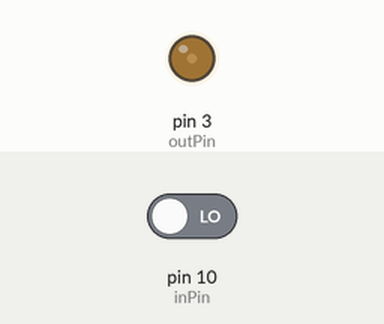
Simulated run of this sketch. Board: Arduino Uno, built with avr-gcc and run on an emulated ATmega328P. Parts: output pins drawn as LEDs (lit = HIGH). The inputs (shaded band) are chosen by the test bench; at power-on: pin 10 (inPin) LOW.

Above: at 1.2 s.
1.3 s: pin 10 (inPin) driven HIGH
At 1.9 s:
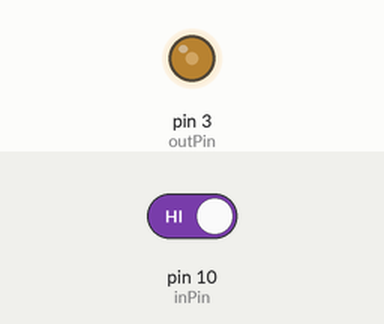
At 2.3 s:
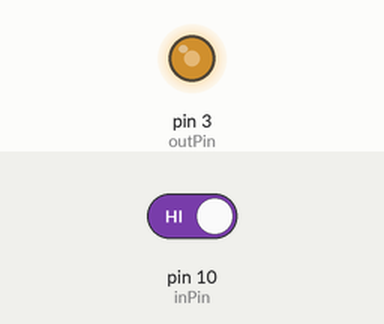
4.3 s: pin 10 (inPin) driven LOW
At 5.4 s:
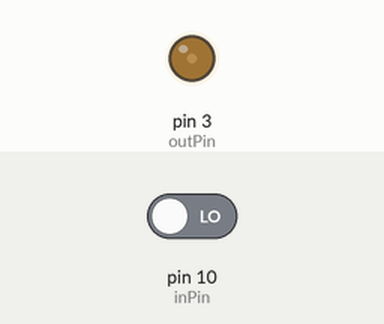
Timing chart, 0 to 7.3 s (numbered marks = the images above; inputs shaded):
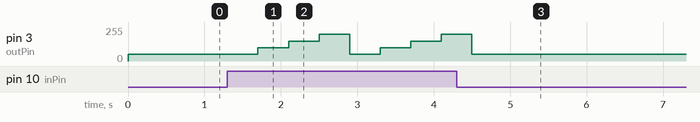

Measured:
- after the input at 1.3 s, pin 3 (outPin): 50/255 → 100/255 after 0.40 s, → 150/255 0.40 s later, → 200/255 0.40 s later, → 50/255 0.40 s later, … (7 changes in this stretch)
- after the input at 4.3 s, pin 3 (outPin): goes on until 4.5 s, then stays 50/255

The sketch:

q14.ino
```cpp
int inPin = 10;
int outPin = 3;
int val = 0;
int count = 0;
int flag = 0;
int duty = 50;

void setup()
{
    pinMode(inPin, INPUT);
}

void loop()
{
    analogWrite(outPin, duty);
    val = digitalRead(inPin);

    if (val == HIGH){
        count += 1;
        flag = count % 4;
        duty = (flag + 1) * 50;

        delay(400);
    }
}
```
